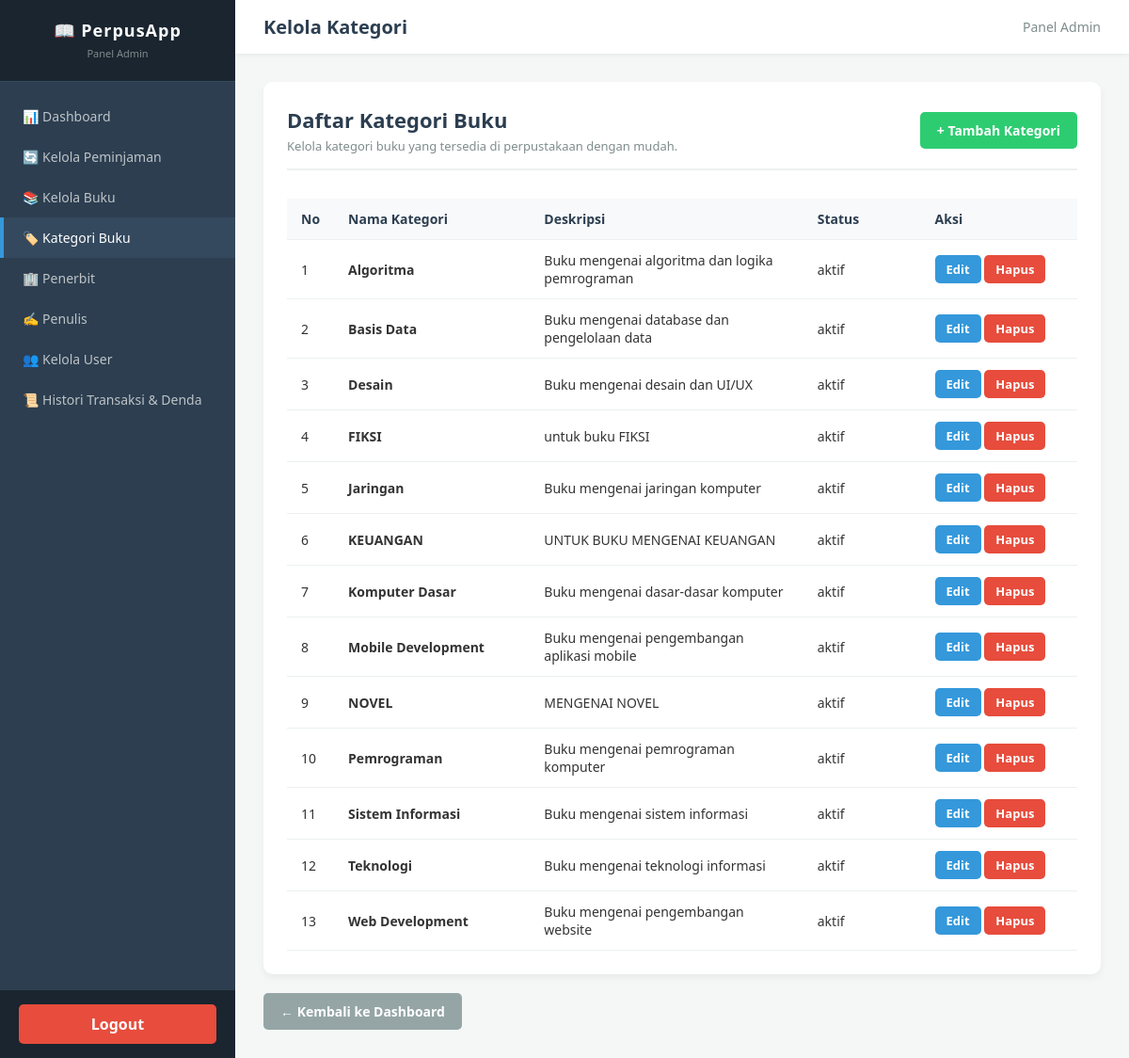
The page /VIEW/ADMIN/daftarKategori.php on the database its author committed.
### tables this page shows
CREATE TABLE `kategori` (
  `id_kategori` int NOT NULL,
  `nama_kategori` varchar(50) NOT NULL,
  `deskripsi` varchar(200) DEFAULT NULL,
  `status` enum('aktif','nonaktif') NOT NULL DEFAULT 'aktif'
);

### MODEL/m_koneksi.php (called while the page is built, shortened)
<?php
class Koneksi
{
    private $host = "localhost";
    private $username = "root";
    private $pass = "";
    private $dbname = "db_perpustakaan";
    public $koneksi;
    public function __construct()
    {
        $this->koneksi = mysqli_connect(
            $this->host,
            $this->username,
            $this->pass,
            $this->dbname
        );
        $this->koneksi->set_charset("utf8mb4");
    }
    public function getKoneksi()
    {
        return $this->koneksi;
    }
}

### MODEL/m_kategori.php (called while the page is built, shortened)
<?php
require_once __DIR__ . "/m_koneksi.php";
class Kategori
{
    private $koneksi;
    public function __construct()
    {
        $db = new Koneksi();
        $this->koneksi = $db->getKoneksi();
    }
    public function getAll()
    {
        $query = "SELECT id_kategori, nama_kategori, deskripsi, status
                  FROM kategori
                  ORDER BY nama_kategori ASC";
        $result = $this->koneksi->query($query);
        $data = [];
        if ($result) {
            while ($row = $result->fetch_assoc()) {
                $data[] = $row;
            }
        }
        return $data;
    }
}

### VIEW/ADMIN/daftarKategori.php (the view, shortened to what this page needs)
<?php
require_once __DIR__ . "/../../MODEL/m_kategori.php";
$kategoriModel = new Kategori();
$daftarKategori = $kategoriModel->getAll();
?>
<!DOCTYPE html>
<html lang="id">
<head>
</head>
<body>
    <?php include __DIR__ . "/../TEMPLATE/SideBarAdmin.php"; ?>
    <div class="main-content">
        <div class="topbar">
            <h2>Kelola Kategori</h2>
            <div style="font-size: 14px; color: #7f8c8d;">Panel Admin</div>
        </div>
        <div class="container">
            <div class="card">
                <div class="page-header">
                    <div>
                        <h3>Daftar Kategori Buku</h3>
                        <p>Kelola kategori buku yang tersedia di perpustakaan dengan mudah.</p>
                    </div>
                    <div>
                        <a href="tambahKategori.php" class="btn btn-primary">+ Tambah Kategori</a>
                    </div>
                </div>
                <div class="table-responsive">
                    <table class="data-table">
                        <thead>
                            <tr>
                                <th style="width: 5%;">No</th>
                                <th style="width: 25%;">Nama Kategori</th>
                                <th style="width: 35%;">Deskripsi</th>
                                <th style="width: 15%;">Status</th>
                                <th style="width: 20%;">Aksi</th>
                            </tr>
                        </thead>
                        <tbody>
                            <?php if (!empty($daftarKategori)): ?>
                                <?php $no = 1; ?>
                                <?php foreach ($daftarKategori as $kategori): ?>
                                    <tr>
                                        <td><?= $no++ ?></td>
                                        <td><strong><?= htmlspecialchars($kategori['nama_kategori']) ?></strong></td>
                                        <td><?= htmlspecialchars($kategori['deskripsi'] ?? '-') ?></td>
                                        <td><?= htmlspecialchars($kategori['status'] ?? 'Aktif') ?></td>
                                        <td>
                                            <a href="../../CONTROLLER/c_kategori.php?aksi=edit&id_kategori=<?= $kategori['id_kategori'] ?>" class="btn btn-edit">Edit</a>
                                            <a href="../../CONTROLLER/c_kategori.php?aksi=hapus&id_kategori=<?= $kategori['id_kategori'] ?>" class="btn btn-delete" onclick="return confirm('Yakin ingin menghapus kategori ini?')">Hapus</a>
                                        </td>
                                    </tr>
                                <?php endforeach; ?>
                            <?php else: ?>
                                <tr>
                                    <td colspan="5" class="text-center">Belum ada data kategori.</td>
                                </tr>
                            <?php endif; ?>
                        </tbody>
                    </table>
                </div>
            </div>
            <a href="dashboardAdmin.php" class="btn btn-back">← Kembali ke Dashboard</a>
        </div>
    </div>
</body>
</html>

### VIEW/ADMIN/daftarKategori.php (style rules this page uses)
* { box-sizing: border-box; margin: 0; padding: 0; font-family: 'Segoe UI', Tahoma, Geneva, Verdana, sans-serif; }
body { background-color: #f4f7f6; color: #333; display: flex; min-height: 100vh; }
.main-content { flex: 1; display: flex; flex-direction: column; }
.topbar { background-color: #fff; padding: 15px 30px; box-shadow: 0 2px 5px rgba(0,0,0,0.05); display: flex; justify-content: space-between; align-items: center; }
.topbar h2 { font-size: 20px; color: #2c3e50; }
.container { padding: 30px; flex: 1; }
.card { background: #ffffff; padding: 25px; border-radius: 10px; box-shadow: 0 4px 8px rgba(0, 0, 0, 0.05); }
.page-header { display: flex; justify-content: space-between; align-items: center; margin-bottom: 20px; border-bottom: 2px solid #ecf0f1; padding-bottom: 15px; }
.page-header h3 { color: #2c3e50; font-size: 22px; }
.page-header p { color: #7f8c8d; font-size: 13px; margin-top: 4px; }
.btn { padding: 10px 18px; border-radius: 5px; font-size: 14px; font-weight: bold; text-decoration: none; cursor: pointer; transition: background 0.3s ease; display: inline-block; }
.btn-primary { background-color: #2ecc71; color: white; }
.btn-edit { background-color: #3498db; color: white; padding: 6px 12px; font-size: 13px; }
.btn-delete { background-color: #e74c3c; color: white; padding: 6px 12px; font-size: 13px; }
.btn-back { background-color: #95a5a6; color: white; margin-top: 20px; }
.table-responsive { width: 100%; overflow-x: auto; }
.data-table { width: 100%; border-collapse: collapse; margin-top: 10px; }
.data-table th, .data-table td { padding: 12px 15px; text-align: left; border-bottom: 1px solid #ecf0f1; font-size: 14px; }
.data-table th { background-color: #f8f9fa; color: #2c3e50; font-weight: 600; }

### rows shown on the page
kategori: nama_kategori "Algoritma", deskripsi "Buku mengenai algoritma dan logika pemrograman", status "aktif"
kategori: nama_kategori "Basis Data", deskripsi "Buku mengenai database dan pengelolaan data", status "aktif"
kategori: nama_kategori "Desain", deskripsi "Buku mengenai desain dan UI/UX", status "aktif"
kategori: nama_kategori "FIKSI", deskripsi "untuk buku FIKSI", status "aktif"
kategori: nama_kategori "Jaringan", deskripsi "Buku mengenai jaringan komputer", status "aktif"
kategori: nama_kategori "KEUANGAN", deskripsi "UNTUK BUKU MENGENAI KEUANGAN", status "aktif"
kategori: nama_kategori "Komputer Dasar", deskripsi "Buku mengenai dasar-dasar komputer", status "aktif"
kategori: nama_kategori "Mobile Development", deskripsi "Buku mengenai pengembangan aplikasi mobile", status "aktif"
kategori: nama_kategori "NOVEL", deskripsi "MENGENAI NOVEL", status "aktif"
kategori: nama_kategori "Pemrograman", deskripsi "Buku mengenai pemrograman komputer", status "aktif"
kategori: nama_kategori "Sistem Informasi", deskripsi "Buku mengenai sistem informasi", status "aktif"
kategori: nama_kategori "Teknologi", deskripsi "Buku mengenai teknologi informasi", status "aktif"
kategori: nama_kategori "Web Development", deskripsi "Buku mengenai pengembangan website", status "aktif"
